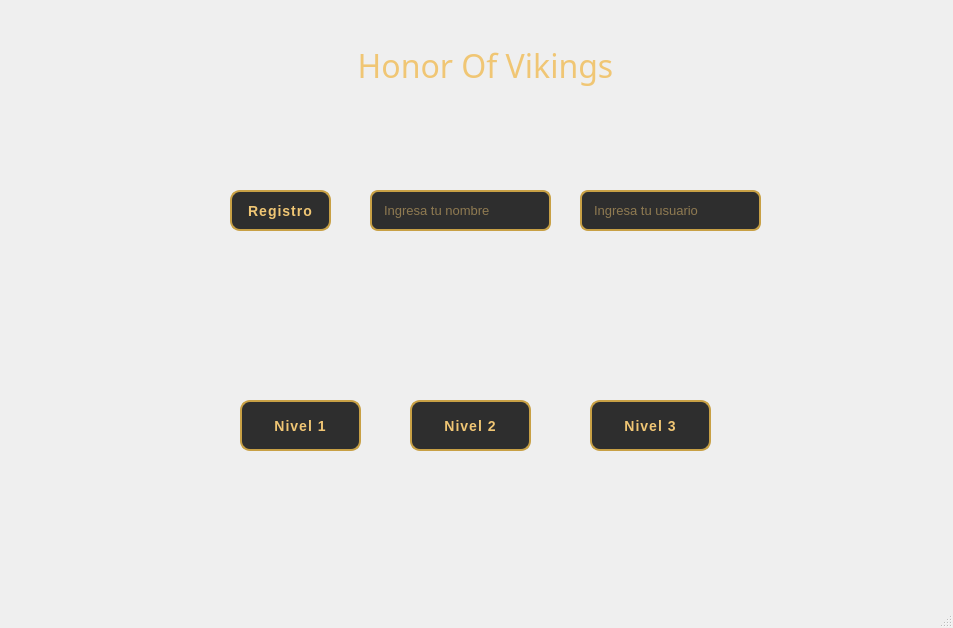
<?xml version="1.0" encoding="UTF-8"?>
<ui version="4.0">
 <class>MainWindow</class>
 <widget class="QMainWindow" name="MainWindow">
  <property name="geometry">
   <rect>
    <x>0</x>
    <y>0</y>
    <width>953</width>
    <height>628</height>
   </rect>
  </property>
  <property name="windowTitle">
   <string>MainWindow</string>
  </property>
  <widget class="QWidget" name="centralwidget">
   <widget class="QPushButton" name="btnNivel1">
    <property name="geometry">
     <rect>
      <x>240</x>
      <y>400</y>
      <width>121</width>
      <height>51</height>
     </rect>
    </property>
    <property name="styleSheet">
     <string notr="true">QPushButton {
    background-color: #2e2e2e;          /* Fondo oscuro */
    color: #f0c674;                     /* Dorado suave */
    border: 2px solid #c8a045;          /* Borde dorado */
    border-radius: 10px;                /* Bordes redondeados */
    padding: 8px 15px;                  /* Espaciado interno */
    font-family: &quot;Segoe UI&quot;;            /* Fuente moderna */
    font-weight: bold;
    font-size: 14px;
    letter-spacing: 1px;
    transition: all 0.2s ease-in-out;   /* Transición suave */
}

QPushButton:hover {
    background-color: #c8a045;          /* Fondo dorado */
    color: #2e2e2e;                     /* Texto oscuro */
    border: 2px solid #f0c674;
    transform: scale(1.05);             /* Ligero aumento */
}

QPushButton:pressed {
    background-color: #a37c27;          /* Dorado más oscuro */
    color: white;
    border: 2px solid #c8a045;
    transform: scale(0.97);
}

QPushButton:disabled {
    background-color: #555555;
    color: #aaaaaa;
    border: 2px solid #777777;
}
</string>
    </property>
    <property name="text">
     <string>Nivel 1</string>
    </property>
   </widget>
   <widget class="QPushButton" name="btnNivel2">
    <property name="geometry">
     <rect>
      <x>410</x>
      <y>400</y>
      <width>121</width>
      <height>51</height>
     </rect>
    </property>
    <property name="styleSheet">
     <string notr="true">QPushButton {
    background-color: #2e2e2e;          /* Fondo oscuro */
    color: #f0c674;                     /* Dorado suave */
    border: 2px solid #c8a045;          /* Borde dorado */
    border-radius: 10px;                /* Bordes redondeados */
    padding: 8px 15px;                  /* Espaciado interno */
    font-family: &quot;Segoe UI&quot;;            /* Fuente moderna */
    font-weight: bold;
    font-size: 14px;
    letter-spacing: 1px;
    transition: all 0.2s ease-in-out;   /* Transición suave */
}

QPushButton:hover {
    background-color: #c8a045;          /* Fondo dorado */
    color: #2e2e2e;                     /* Texto oscuro */
    border: 2px solid #f0c674;
    transform: scale(1.05);             /* Ligero aumento */
}

QPushButton:pressed {
    background-color: #a37c27;          /* Dorado más oscuro */
    color: white;
    border: 2px solid #c8a045;
    transform: scale(0.97);
}

QPushButton:disabled {
    background-color: #555555;
    color: #aaaaaa;
    border: 2px solid #777777;
}
</string>
    </property>
    <property name="text">
     <string>Nivel 2</string>
    </property>
   </widget>
   <widget class="QPushButton" name="btnNivel3">
    <property name="geometry">
     <rect>
      <x>590</x>
      <y>400</y>
      <width>121</width>
      <height>51</height>
     </rect>
    </property>
    <property name="styleSheet">
     <string notr="true">QPushButton {
    background-color: #2e2e2e;          /* Fondo oscuro */
    color: #f0c674;                     /* Dorado suave */
    border: 2px solid #c8a045;          /* Borde dorado */
    border-radius: 10px;                /* Bordes redondeados */
    padding: 8px 15px;                  /* Espaciado interno */
    font-family: &quot;Segoe UI&quot;;            /* Fuente moderna */
    font-weight: bold;
    font-size: 14px;
    letter-spacing: 1px;
    transition: all 0.2s ease-in-out;   /* Transición suave */
}

QPushButton:hover {
    background-color: #c8a045;          /* Fondo dorado */
    color: #2e2e2e;                     /* Texto oscuro */
    border: 2px solid #f0c674;
    transform: scale(1.05);             /* Ligero aumento */
}

QPushButton:pressed {
    background-color: #a37c27;          /* Dorado más oscuro */
    color: white;
    border: 2px solid #c8a045;
    transform: scale(0.97);
}

QPushButton:disabled {
    background-color: #555555;
    color: #aaaaaa;
    border: 2px solid #777777;
}
</string>
    </property>
    <property name="text">
     <string>Nivel 3</string>
    </property>
   </widget>
   <widget class="QPushButton" name="btnRegistrar">
    <property name="geometry">
     <rect>
      <x>230</x>
      <y>190</y>
      <width>101</width>
      <height>41</height>
     </rect>
    </property>
    <property name="styleSheet">
     <string notr="true">QPushButton {
    background-color: #2e2e2e;          /* Fondo oscuro */
    color: #f0c674;                     /* Dorado suave */
    border: 2px solid #c8a045;          /* Borde dorado */
    border-radius: 10px;                /* Bordes redondeados */
    padding: 8px 15px;                  /* Espaciado interno */
    font-family: &quot;Segoe UI&quot;;            /* Fuente moderna */
    font-weight: bold;
    font-size: 14px;
    letter-spacing: 1px;
    transition: all 0.2s ease-in-out;   /* Transición suave */
}

QPushButton:hover {
    background-color: #c8a045;          /* Fondo dorado */
    color: #2e2e2e;                     /* Texto oscuro */
    border: 2px solid #f0c674;
    transform: scale(1.05);             /* Ligero aumento */
}

QPushButton:pressed {
    background-color: #a37c27;          /* Dorado más oscuro */
    color: white;
    border: 2px solid #c8a045;
    transform: scale(0.97);
}

QPushButton:disabled {
    background-color: #555555;
    color: #aaaaaa;
    border: 2px solid #777777;
}
</string>
    </property>
    <property name="text">
     <string>Registro</string>
    </property>
   </widget>
   <widget class="QLineEdit" name="txtNombre">
    <property name="geometry">
     <rect>
      <x>370</x>
      <y>190</y>
      <width>181</width>
      <height>41</height>
     </rect>
    </property>
    <property name="styleSheet">
     <string notr="true">QLineEdit {
    background-color: #2e2e2e;          /* Fondo oscuro */
    color: #f0c674;                     /* Texto dorado */
    border: 2px solid #c8a045;          /* Borde dorado */
    border-radius: 8px;                 /* Bordes suaves */
    padding: 6px 10px;                  /* Espaciado interno */
    font-family: &quot;Segoe UI&quot;;
    font-size: 13px;
    selection-background-color: #c8a045; /* Fondo de selección */
    selection-color: #1e1e1e;           /* Texto de selección */
}

QLineEdit:focus {
    border: 2px solid #f0c674;          /* Resalta al enfocar */
    background-color: #3a3a3a;          /* Un poco más claro */
    color: #fff4c1;                     /* Texto más claro */
}

QLineEdit:disabled {
    background-color: #444444;
    color: #aaaaaa;
    border: 2px solid #666666;
}
</string>
    </property>
    <property name="placeholderText">
     <string>Ingresa tu nombre</string>
    </property>
   </widget>
   <widget class="QLineEdit" name="txtUsuario">
    <property name="geometry">
     <rect>
      <x>580</x>
      <y>190</y>
      <width>181</width>
      <height>41</height>
     </rect>
    </property>
    <property name="styleSheet">
     <string notr="true">QLineEdit {
    background-color: #2e2e2e;          /* Fondo oscuro */
    color: #f0c674;                     /* Texto dorado */
    border: 2px solid #c8a045;          /* Borde dorado */
    border-radius: 8px;                 /* Bordes suaves */
    padding: 6px 10px;                  /* Espaciado interno */
    font-family: &quot;Segoe UI&quot;;
    font-size: 13px;
    selection-background-color: #c8a045; /* Fondo de selección */
    selection-color: #1e1e1e;           /* Texto de selección */
}

QLineEdit:focus {
    border: 2px solid #f0c674;          /* Resalta al enfocar */
    background-color: #3a3a3a;          /* Un poco más claro */
    color: #fff4c1;                     /* Texto más claro */
}

QLineEdit:disabled {
    background-color: #444444;
    color: #aaaaaa;
    border: 2px solid #666666;
}
</string>
    </property>
    <property name="placeholderText">
     <string>Ingresa tu usuario</string>
    </property>
   </widget>
   <widget class="QLabel" name="label">
    <property name="geometry">
     <rect>
      <x>270</x>
      <y>110</y>
      <width>421</width>
      <height>431</height>
     </rect>
    </property>
    <property name="text">
     <string/>
    </property>
    <property name="pixmap">
     <pixmap resource="resources.qrc">:/logos/Vikings-Logo-PNG-Images.png</pixmap>
    </property>
    <property name="scaledContents">
     <bool>true</bool>
    </property>
   </widget>
   <widget class="QLabel" name="label_2">
    <property name="geometry">
     <rect>
      <x>240</x>
      <y>30</y>
      <width>491</width>
      <height>71</height>
     </rect>
    </property>
    <property name="font">
     <font>
      <family>Viking-Normal</family>
      <pointsize>24</pointsize>
      <bold>false</bold>
     </font>
    </property>
    <property name="styleSheet">
     <string notr="true">background: transparent;
    color: #f0c674;  </string>
    </property>
    <property name="text">
     <string>Honor Of Vikings</string>
    </property>
    <property name="alignment">
     <set>Qt::AlignmentFlag::AlignCenter</set>
    </property>
   </widget>
   <zorder>label</zorder>
   <zorder>btnNivel1</zorder>
   <zorder>btnNivel2</zorder>
   <zorder>btnNivel3</zorder>
   <zorder>btnRegistrar</zorder>
   <zorder>txtNombre</zorder>
   <zorder>txtUsuario</zorder>
   <zorder>label_2</zorder>
  </widget>
  <widget class="QStatusBar" name="statusbar"/>
 </widget>
 <resources>
  <include location="resources.qrc"/>
 </resources>
 <connections/>
</ui>
